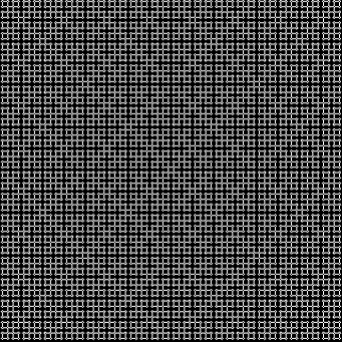
Frame 1 (no input)
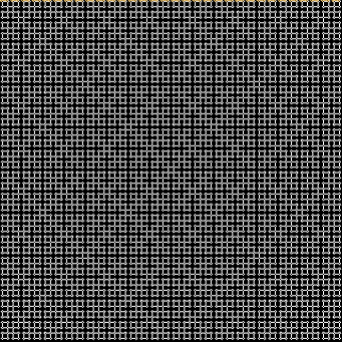
Frame 2 (the mouse pressed at the canvas centre, redrawn once)

The p5.js sketch that drew these frames (run headless with seeded random() and noise() and a simulated clock; the mouse was pressed at the canvas centre and the sketch redrawn once):

// p5.js sketch
// ── sketch.js
var angle = 0;
var myTurtle;
function setup(){
    createCanvas(342.5,342.5);
    background(0);
    stroke(255);
    noFill();
    noLoop();
    myTurtle = new Turtle();
    myTurtle.penUp();
    myTurtle.turnLeft(45);
    myTurtle.moveTo(0,0);

    // for (let i=0; i<5;i++){
    //     beginShape();
    //     nextPoint(i*0.5*PI).forEach((point)=>vertex(point.x,point.y));
    //     endShape();
    // }
}

function draw() {
    sierpinski(6,50);
    stroke(255, 204, 100)
    

}

function sierpinski(order,length){
    myTurtle.moveTo((sqrt(2)+2)/2*length/pow(2,order),(sqrt(2)+2)/2*length/pow(2,order));
    myTurtle.penDown();
    drawCurve(order,length/(pow(2,order-1)),45);
}

function turn(angle) {
    myTurtle.turnLeft(angle);
}

function drawLine(length){
    myTurtle.moveForward(length);
}


function X(order, length,angle){
    if (order!=0){
        X(order-1,length,angle);
    }
    drawLine(length);
    turn(angle);
    drawLine(length*2);
    turn(angle);
    if (order!=0){
        X(order-1,length,angle);
    }
    drawLine(length);
    turn(-angle*2)
    drawLine(length);
    turn(-angle*2);
    if (order!=0){
        X(order-1,length,angle);
    }
    drawLine(length);
    turn(angle);
    drawLine(length*2);
    turn(angle);
    if (order!=0){
        X(order-1,length,angle);
    }
}
function drawCurve(order,length,angle) {
    drawLine(length);
    turn(-angle*2)
    if (order!=0){
        X(order-1,length,angle);
    }
    drawLine(length);
    turn(-angle*2);
    drawLine(length);
    turn(-angle*2);
    if (order!=0){
        X(order-1,length,angle);
    }
    drawLine(length);
}

// function sierpinski(order) {
//     let total = pow(4,order);
//     let w = width/total;
//     for (let i=0; i<total; i++){
//     };
    

// }

// function nextPoint(angle) {
//     let spots = [ createVector(-0.5, 0),
//                   createVector(-0.5, 0.25),
//                   createVector(-0.75,0.5),
//                   createVector(-0.5,0.75),
//                   createVector(-0.25,0.5),
//                   createVector(0, 0.5)];
//     spots.map( (point) => point.mult(200));
//     spots.map( (point) => point.rotate(angle));    
 
//     return spots;
// }

// ── turtle.js
// Turtle
// Basic turtle graphics implementation:
// https://en.wikipedia.org/wiki/Turtle_graphics
// For more info on Javascript OOP:
// https://developer.mozilla.org/en-US/docs/Web/JavaScript/Introduction_to_Object-Oriented_JavaScript
//
// The turtle's coordinate system uses pixels for distance and degrees for rotations
// 0 degrees is straight right (east); positive degrees are clockwise

// Turtle constructor
// takes optional x, y starting coordinates (default is center of sketch)
function Turtle(x, y) {
    // assign default values to x and y if they were not passed
    if (typeof x === "undefined") {
      x = width * 0.5;
    }
    if (typeof y === "undefined") {
      y = height * 0.5;
    }
    this.x = x;
    this.y = y;
    this.bearingRadians = 0;
    this.isPenDown = true;
    this._stateStack = [];
  }
  
  // moveTo instantly transports the turtle to the provided x, y location, drawing a line if pen is down
  Turtle.prototype.moveTo = function (newX, newY) {
    if (this.isPenDown) {
      line(this.x, this.y, newX, newY);
    }
    this.x = newX;
    this.y = newY;
  };
  
  // moveForward moves the turtle along its current bearing, drawing a line if pen is down
  Turtle.prototype.moveForward = function (distance) {
    var newX = this.x + cos(this.bearingRadians) * distance;
    var newY = this.y + sin(this.bearingRadians) * distance;
    this.moveTo(newX, newY);
  };
  
  // moveBackward moves the turtle backward from its current bearing, drawing a line if pen is down
  Turtle.prototype.moveBackward = function (distance) {
    this.moveForward(-distance);
  };
  
  // turnTo changes the turtle's bearing to the provided angle in degrees
  Turtle.prototype.turnTo = function (angleDegrees) {
    this.bearingRadians = radians(angleDegrees);
  };
  
  // turnRight rotates the turtle's bearing clockwise by the provided angle in degrees
  Turtle.prototype.turnRight = function (amountDegrees) {
    this.bearingRadians += radians(amountDegrees);
  };
  
  // turnLeft rotates the turtle's bearing counter-clockwise by the provided angle in degrees
  Turtle.prototype.turnLeft = function (amountDegrees) {
    this.bearingRadians -= radians(amountDegrees);
  };
  
  // penUp tells the turtle to move without drawing
  Turtle.prototype.penUp = function () {
    this.isPenDown = false;
  };
  
  // penDown tells the turtle to draw a line when it moves
  Turtle.prototype.penDown = function () {
    this.isPenDown = true;
  };
  
  // pushState records the turtle's current state (position, bearing, etc.) to a stack so that changes can be undone easily
  Turtle.prototype.pushState = function () {
    this._stateStack.push({
      x: this.x,
      y: this.y,
      bearingRadians: this.bearingRadians,
      isPenDown: this.isPenDown
    });
  };
  
  // popState restores the turtle's state to the top recorded state on the stack
  Turtle.prototype.popState = function () {
    if (this._stateStack.length === 0) {
      console.error(
        "Turtle: No states left on stack. Make sure your calls to .pushState and .popState are balanced."
      );
      return;
    }
    var state = this._stateStack.pop();
    this.x = state.x;
    this.y = state.y;
    this.bearingRadians = state.bearingRadians;
    this.isPenDown = state.isPenDown;
  };
  
  // image draws and image centered on the turtle's current location and alligned with the turtle's rotation (forward = up)
  Turtle.prototype.image = function (i, w, h) {
    // w, h are optional parameters to this function and to p5's image
    // p5's image function will draw the image at its "normal" size if w and h are undefined
  
    push();
    translate(this.x, this.y);
    rotate(this.bearingRadians + PI * 0.5);
    imageMode(CENTER);
    image(i, 0, 0, w, h);
    pop();
  };
  
